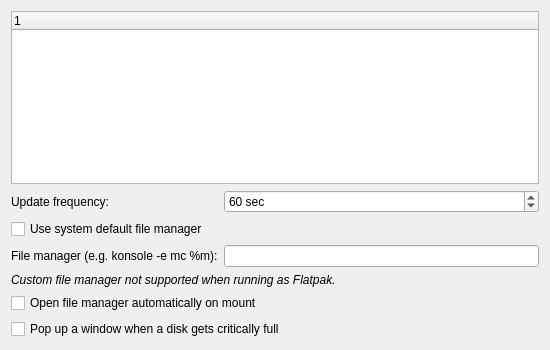
<?xml version="1.0" encoding="UTF-8"?>
<ui version="4.0">
 <class>KDFConfigWidget</class>
 <widget class="QWidget" name="KDFConfigWidget">
  <property name="geometry">
   <rect>
    <x>0</x>
    <y>0</y>
    <width>550</width>
    <height>350</height>
   </rect>
  </property>
  <property name="sizePolicy">
   <sizepolicy hsizetype="Minimum" vsizetype="Minimum">
    <horstretch>0</horstretch>
    <verstretch>0</verstretch>
   </sizepolicy>
  </property>
  <layout class="QGridLayout" name="gridLayout">
   <item row="0" column="0" colspan="2">
    <widget class="QTreeWidget" name="m_listWidget">
     <property name="rootIsDecorated">
      <bool>false</bool>
     </property>
     <column>
      <property name="text">
       <string notr="true">1</string>
      </property>
     </column>
    </widget>
   </item>
   <item row="1" column="0">
    <widget class="QLabel" name="updateLabel">
     <property name="text">
      <string>Update frequency:</string>
     </property>
    </widget>
   </item>
   <item row="1" column="1">
    <widget class="QSpinBox" name="m_updateSpinBox">
     <property name="suffix">
      <string> sec</string>
     </property>
     <property name="maximum">
      <number>3600</number>
     </property>
     <property name="value">
      <number>60</number>
     </property>
    </widget>
   </item>
   <item row="6" column="0" colspan="2">
    <widget class="QCheckBox" name="mOpenMountCheck">
     <property name="text">
      <string>Open file manager automatically on mount</string>
     </property>
    </widget>
   </item>
   <item row="7" column="0" colspan="2">
    <widget class="QCheckBox" name="mPopupFullCheck">
     <property name="text">
      <string>Pop up a window when a disk gets critically full</string>
     </property>
    </widget>
   </item>
   <item row="2" column="0" colspan="2">
    <widget class="QCheckBox" name="mSystemFileManagerCheck">
     <property name="text">
      <string>Use system default file manager</string>
     </property>
    </widget>
   </item>
   <item row="3" column="0">
    <widget class="QLabel" name="fileManagerEdit">
     <property name="text">
      <string>File manager (e.g. konsole -e mc %m):</string>
     </property>
    </widget>
   </item>
   <item row="3" column="1">
    <widget class="KLineEdit" name="mFileManagerEdit"/>
   </item>
   <item row="4" column="0" colspan="2">
    <widget class="QLabel" name="mFlatpakLabel">
     <property name="visible">
      <bool>false</bool>
     </property>
     <property name="font">
      <font>
       <italic>true</italic>
      </font>
     </property>
     <property name="text">
      <string>Custom file manager not supported when running as Flatpak.</string>
     </property>
    </widget>
   </item>
  </layout>
 </widget>
 <customwidgets>
  <customwidget>
   <class>KLineEdit</class>
   <extends>QLineEdit</extends>
   <header>klineedit.h</header>
  </customwidget>
 </customwidgets>
 <resources/>
 <connections/>
</ui>
